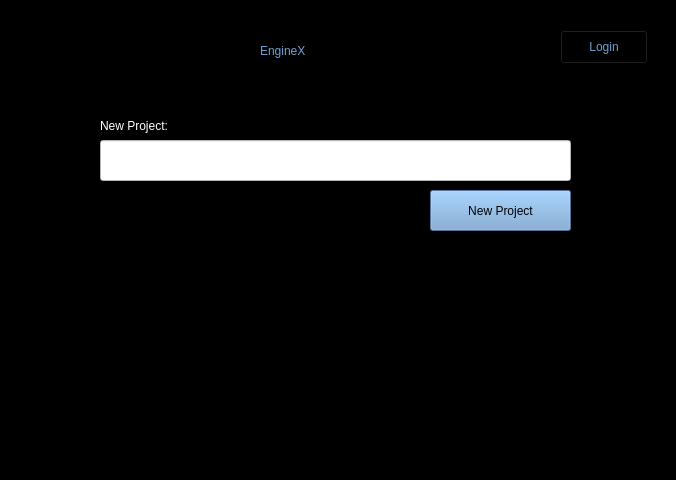
<?xml version="1.0" encoding="UTF-8"?>
<ui version="4.0">
 <class>MainWindow</class>
 <widget class="QMainWindow" name="MainWindow">
  <property name="geometry">
   <rect>
    <x>0</x>
    <y>0</y>
    <width>676</width>
    <height>480</height>
   </rect>
  </property>
  <property name="windowTitle">
   <string>EngineX</string>
  </property>
  <property name="styleSheet">
   <string notr="true">color: rgb(114, 159, 207);
background-color:black;</string>
  </property>
  <widget class="QWidget" name="centralwidget">
   <widget class="QLabel" name="label">
    <property name="geometry">
     <rect>
      <x>100</x>
      <y>110</y>
      <width>131</width>
      <height>31</height>
     </rect>
    </property>
    <property name="styleSheet">
     <string notr="true">color: white;</string>
    </property>
    <property name="text">
     <string>New Project:</string>
    </property>
   </widget>
   <widget class="QPushButton" name="pushButton">
    <property name="geometry">
     <rect>
      <x>430</x>
      <y>190</y>
      <width>141</width>
      <height>41</height>
     </rect>
    </property>
    <property name="styleSheet">
     <string notr="true">color: rgb(0, 0, 0);
background-color: rgb(114, 159, 207);</string>
    </property>
    <property name="text">
     <string>New Project</string>
    </property>
   </widget>
   <widget class="QLineEdit" name="lineEdit">
    <property name="geometry">
     <rect>
      <x>100</x>
      <y>140</y>
      <width>471</width>
      <height>41</height>
     </rect>
    </property>
    <property name="styleSheet">
     <string notr="true">background-color: rgb(255, 255, 255);
color: rgb(0, 0, 0);
</string>
    </property>
   </widget>
   <widget class="QLabel" name="label_2">
    <property name="geometry">
     <rect>
      <x>260</x>
      <y>20</y>
      <width>221</width>
      <height>61</height>
     </rect>
    </property>
    <property name="styleSheet">
     <string notr="true">font: 75 italic 30pt &quot;Ubuntu Condensed&quot;;
color: rgb(114, 159, 207);
</string>
    </property>
    <property name="text">
     <string>EngineX</string>
    </property>
   </widget>
   <widget class="QPushButton" name="pushButton_2">
    <property name="geometry">
     <rect>
      <x>560</x>
      <y>30</y>
      <width>88</width>
      <height>34</height>
     </rect>
    </property>
    <property name="styleSheet">
     <string notr="true">::hover {
color:white;
}</string>
    </property>
    <property name="text">
     <string>Login</string>
    </property>
   </widget>
  </widget>
  <widget class="QStatusBar" name="statusbar"/>
 </widget>
 <resources/>
 <connections/>
</ui>
